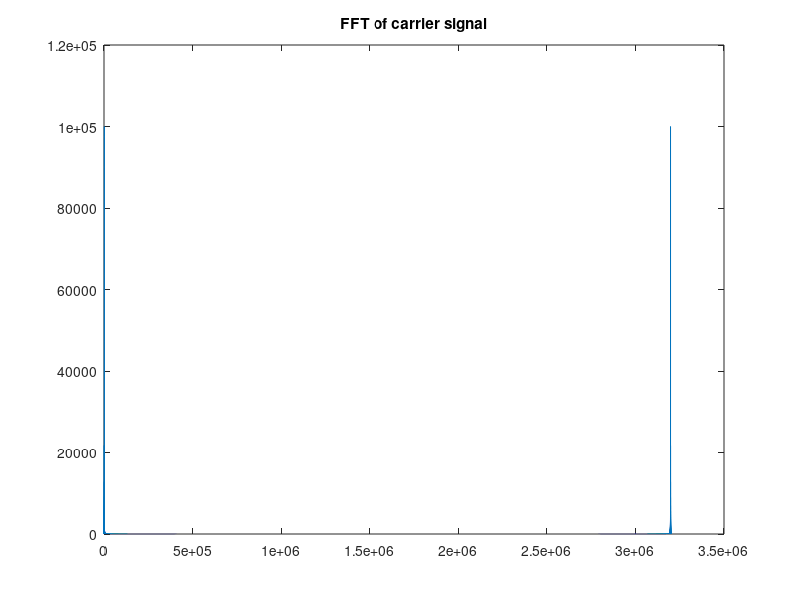
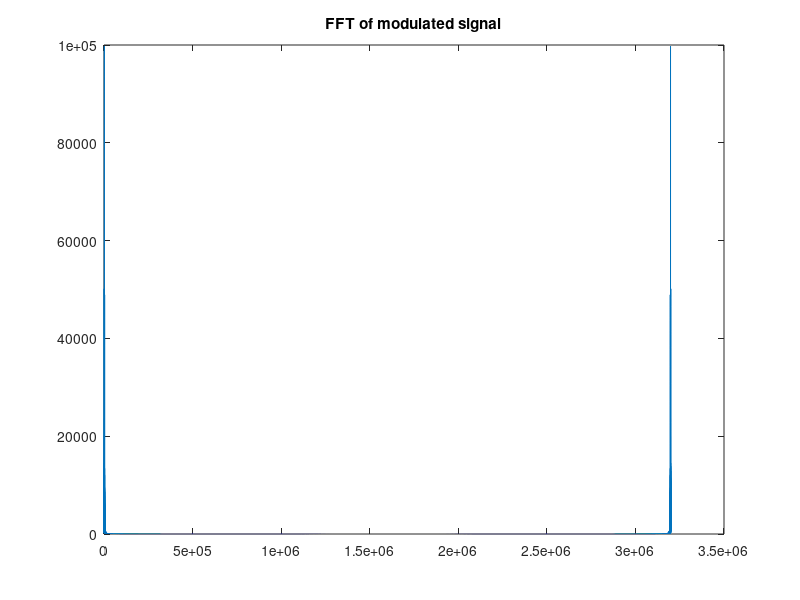
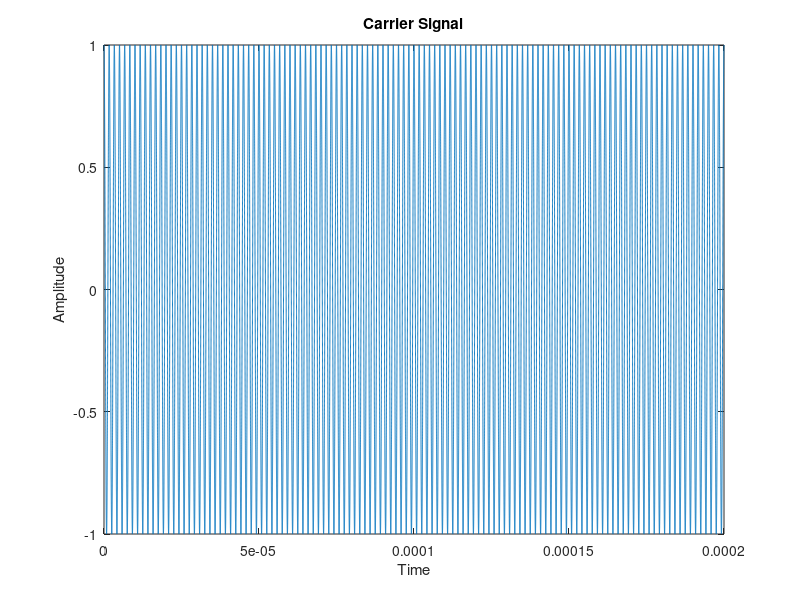
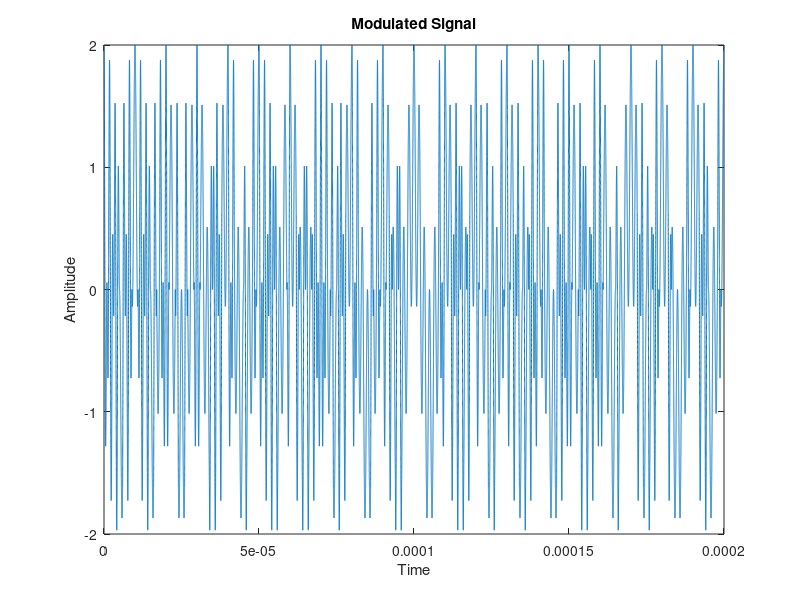

These figures' MATLAB source, in order: (Note: this script raises an error after producing the figures.)
% Simulation for CyberAttk. Computer virus simulation signal modulation
close all;
clear;

%%% adjuste according to the actual situation %%%
%%%%%%%%%%%%%%%%%%%%%%%%%%%%%%%%%%%%%%%%%%%
fs=1000; % sampling frequecy
fc=120e9; % center freq: 120 GHz - THz radar transmitter
bitRate=1e6; % data rate: 1 Mbps
numBits=200; % number of binary digits
zeropad=16; % zero-padding
%%%%%%%%%%%%%%%%%%%%%%%%%%%%%%%%%%%%%%%%%%%

%% Step 1: Generate a random stream of computer code data to simulate a virus
% code data generation
data_binary=randi([0 1],1,numBits);  % generate random binary data
bitDuration=1/bitRate; % duration of each bit of data

%disp(code_data);

%% Step 2: Generate a carrier signal
% time vector
t=linspace(0,bitDuration*length(data_binary),length(data_binary)*fs);

% carrier signal
carrierSig=cos(2*pi*fc*t);

% FFT
FFTc=fft(carrierSig,length(carrierSig)*zeropad);
figure;
plot(abs(FFTc));
title('FFT of carrier signal')

%% Step 3: FSK modulation
modulatedSig=[];
for i = 1:length(data_binary)
    if data_binary(i) == 0
        modulatedSig=[modulatedSig cos(2*pi*(fc-bitRate/2)*t((i-1)*fs+1:i*fs))];
    else
        modulatedSig=[modulatedSig cos(2*pi*(fc+bitRate/2)*t((i-1)*fs+1:i*fs))];
    end
end

modulatedSig=modulatedSig+carrierSig;

% FFT
FFTm=fft(modulatedSig,length(carrierSig)*zeropad);
figure;
plot(abs(FFTm));
title('FFT of modulated signal')

%% Print figures...
figure;
plot(t,carrierSig);
xlabel('Time');
ylabel('Amplitude');
title('Carrier Signal');

figure;
plot(t,modulatedSig);
xlabel('Time');
ylabel('Amplitude');
title('Modulated Signal');

figure;
spectrogram(modulatedSig,hann(256),250,1024,fs,'yaxis');
title('Spectrum');
